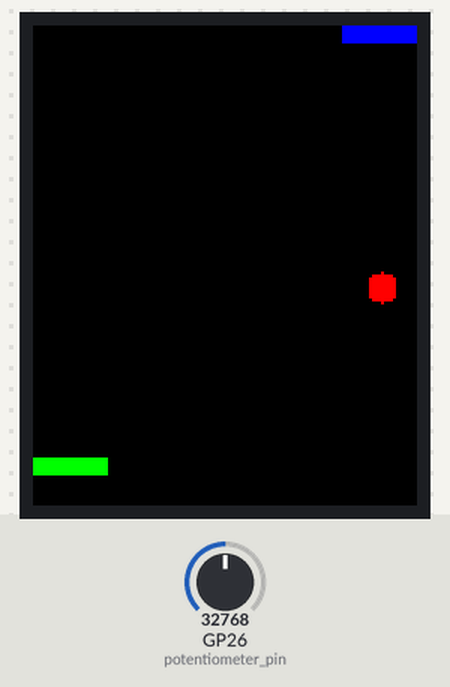
This program was run on a simulated Raspberry Pi Pico running MicroPython. Parts: 128×160 colour display. Inputs (shaded band) come from the test bench; at power-on: GP26 (potentiometer_pin) = 32768 (analog values on the 0–65535 scale).

Above: at 2.1 s.
2.2 s: GP26 (potentiometer_pin) set to 45874
At 2.66 s:
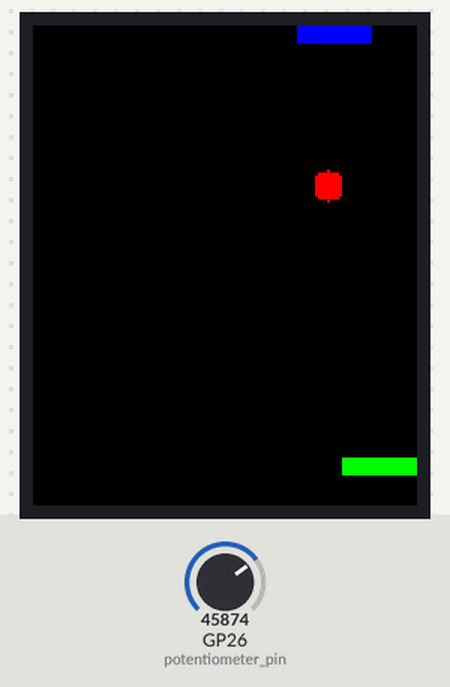
4.0 s: GP26 (potentiometer_pin) set to 32767
At 4.26 s:
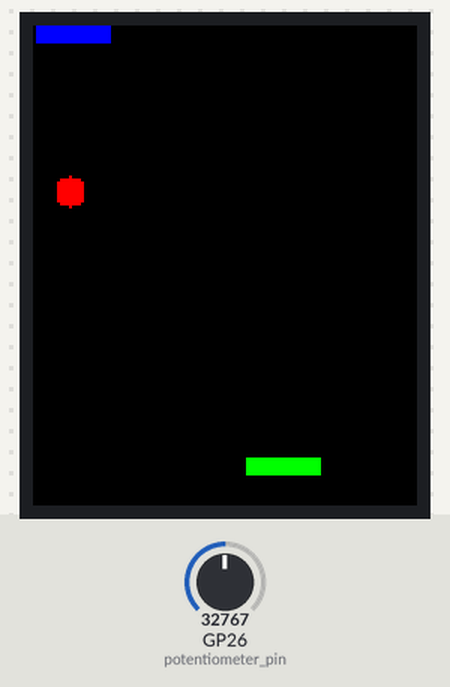
5.6 s: GP26 (potentiometer_pin) set to 57670
At 5.85 s:
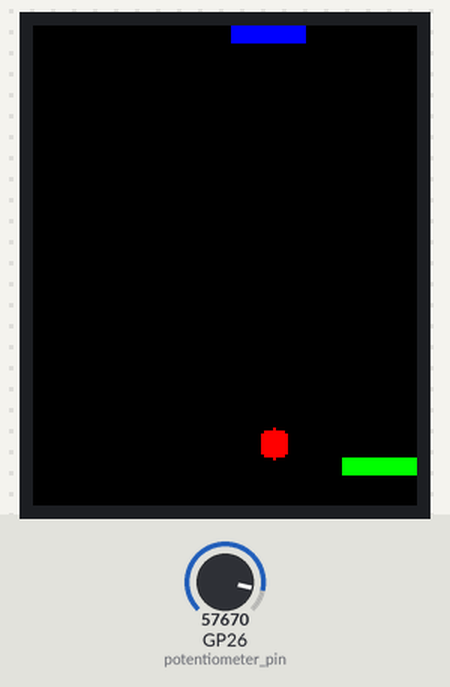
Timing chart, 0 to 8.6 s (numbered marks = the images above; inputs shaded):
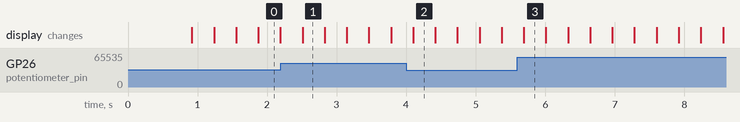

The program:

pingpongtest1.py
```python
from ST7735 import TFT
from machine import SPI, Pin, ADC
import time

# Assuming screen dimensions are 128x160
screen_width = 128
screen_height = 160

spi = SPI(0, baudrate=20000000, polarity=0, phase=0, sck=Pin(2), mosi=Pin(3), miso=Pin(4))
tft = TFT(spi, 0, 7, 1)
tft.initr()
tft.rgb(True)

# Set paddle parameters
paddle_width = 25
paddle_height = 6
paddle_color = TFT.GREEN

# Set computer paddle parameters
computer_paddle_width = 25
computer_paddle_height = 6
computer_paddle_color = TFT.BLUE
computer_paddle_speed = 3

# Set ball parameters
ball_radius = 5
ball_color = TFT.RED
ball_speed_x = 2
ball_speed_y = 2

# Set up ADC for potentiometer input
potentiometer_pin = 26  # GPIO pin connected to the potentiometer
adc = ADC(Pin(potentiometer_pin))
adc_width = 10  # 10-bit ADC resolution

# Set dead zone and smoothing factor
dead_zone = 100  # Adjust based on your potentiometer characteristics
smoothing_factor = 0.1  # Adjust based on your preference

# Set the step size for paddle movement
step_size = 1  # Adjust based on your preference

# Read the initial position of the potentiometer
initial_pot_value = adc.read_u16()

current_paddle_x = screen_width // 2  # Start in the middle of the screen

# Initial ball position and direction
ball_x = screen_width // 2
ball_y = screen_height - paddle_height - 10 - ball_radius
ball_direction_x = 1
ball_direction_y = -1

# Initial computer paddle position
computer_paddle_x = screen_width // 2 - computer_paddle_width // 2

while True:
    # Read the analog value from the potentiometer
    pot_value = adc.read_u16()

    # Apply dead zone
    if pot_value < initial_pot_value + dead_zone and pot_value > initial_pot_value - dead_zone:
        pot_value = initial_pot_value

    # Smooth the potentiometer value
    target_paddle_x = int((pot_value - initial_pot_value) / max(1, (2**adc_width - 1)) * (screen_width - paddle_width))
    current_paddle_x = int(current_paddle_x + smoothing_factor * (target_paddle_x - current_paddle_x))

    # Calculate the new position with a smaller step size
    current_paddle_x += step_size * (target_paddle_x - current_paddle_x) // max(1, abs(target_paddle_x - current_paddle_x))

    # Limit the paddle within the screen boundaries
    current_paddle_x = max(0, min(screen_width - paddle_width, current_paddle_x))

    # Move the computer paddle to follow the ball
    if ball_x > computer_paddle_x + computer_paddle_width // 2:
        computer_paddle_x += computer_paddle_speed
    elif ball_x < computer_paddle_x + computer_paddle_width // 2:
        computer_paddle_x -= computer_paddle_speed

    # Limit the computer paddle within the screen boundaries
    computer_paddle_x = max(0, min(screen_width - computer_paddle_width, computer_paddle_x))

    # Move the ball
    ball_x += ball_speed_x * ball_direction_x
    ball_y += ball_speed_y * ball_direction_y

    # Bounce the ball on the walls
    if ball_x - ball_radius <= 0 or ball_x + ball_radius >= screen_width:
        ball_direction_x *= -1

    if ball_y - ball_radius <= 0:
        ball_direction_y *= -1

    # Bounce the ball on the paddles
    if (
        ball_y + ball_radius >= screen_height - paddle_height - 10
        and current_paddle_x <= ball_x <= current_paddle_x + paddle_width
    ):
        ball_direction_y *= -1

    if (
        ball_y - ball_radius <= computer_paddle_height
        and computer_paddle_x <= ball_x <= computer_paddle_x + computer_paddle_width
    ):
        ball_direction_y *= -1

    # Draw the paddles
    tft.fill(TFT.BLACK)  # Clear the screen
    tft.fillrect((current_paddle_x, screen_height - paddle_height - 10), (paddle_width, paddle_height), paddle_color)
    tft.fillrect((computer_paddle_x, 0), (computer_paddle_width, computer_paddle_height), computer_paddle_color)

    # Draw the ball
    tft.fillcircle((int(ball_x), int(ball_y)), ball_radius, ball_color)

    # Update the display
    time.sleep_ms(20)  # Adjust the delay for the desired update rate
```
